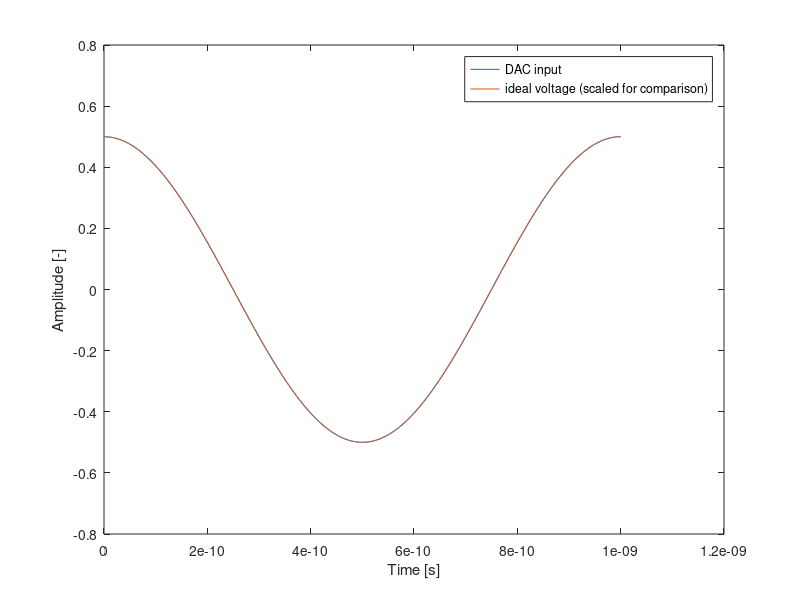
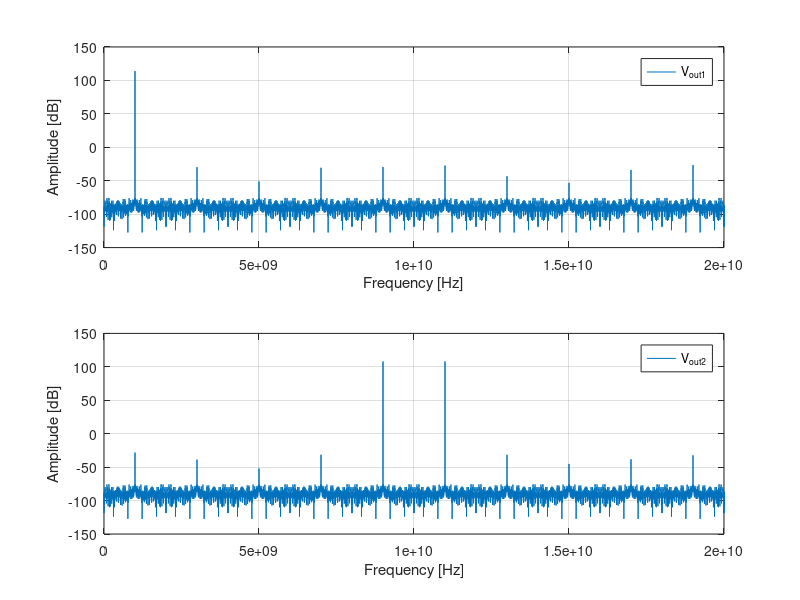

Write MATLAB code to recreate these figures, in order. (Note: this script raises an error after producing the figures.)
% Cleanup
clear all;
close all;
clc;

clear;
close all;

% Set the Larmor frequencies of the qubits (3 qubits)
f0 = [11e9, 12e9, 13e9];

% Set the Rabi frequencies
fR = [1e6, 1e6, 1e6];

%define microwave frequency
fosc=10e9; %[Hz]


%number of bits of the DAC
N=20;

%sample frequency of the DAC
fsample=1000e9;

% define input signal
% input amplitude 
A=[10e-3 0 0]; %[V]
% input frequency 
fin=[1 2 3]*1e9; %[Hz]
% inout phases
ph_in=[0 0 0]; %[rad]

% total simulation time. It is computed as the time needed for a pi
% rotation for Q1
T=1/fR(1)/2; %[s]
% simulation time step
dt=1e-12; %[s]
% define time vector
t=dt:dt:T; %[s]


% input signal
in=A(1)*cos(2*pi*fin(1)*t+ph_in(1))+...
    A(2)*cos(2*pi*fin(2)*t+ph_in(2))+...
    A(3)*cos(2*pi*fin(2)*t+ph_in(3)); %[V]

%sampling the input signal
in_sampled=in(1:1/(fsample*dt):end);

%quantize the signal on N-bit
%first, scale the signal to fit in [0:2^N-1] range, then round it
Din=round((in_sampled-min(in))/(max(in)-min(in))*(2^N-1));

%DAC output range
DAC_or=1; %[V]
%DAC step
LSB=DAC_or/(2^N-1);
%define DAC array
DAC=LSB*[0 ones(1,2^N-1)];
output_levels=cumsum(DAC);

VDAC=output_levels(Din+1);

%add S/H
tmp=ones(1/(fsample*dt),1)*VDAC;
VoutDAC=tmp(:)'-DAC_or/2;
clear tmp

figure
plot(t(1:1000),VoutDAC(1:1000),t(1:1000),(in(1:1000)-min(in))/(max(in)-min(in))*DAC_or-DAC_or/2);
xlabel('Time [s]')
ylabel('Amplitude [-]')
legend('DAC input','ideal voltage (scaled for comparison)')

G1=4/sinc(fin(1)/fsample); %[-]

Vout1=G1*VoutDAC;

Vmix=Vout1.*cos(2*pi*t*fosc);

G2=1; %[-]

Vout2=G2*Vmix;


%compute fft
V2=abs(fft(Vout2));
V2dB=20*log10(V2); %[dB]
V1=abs(fft(Vout1)+1e-10);
V1dB=20*log10(V1); %[dB]
% FFT resolution
fres=1/T; %[Hz]
% maximum FFT frequency
fmax=1/dt; %[Hz]
% frequency vector
f=0:fres:(fmax-fres); %[Hz]

%% plot FFT
figure
subplot(2,1,1)
plot(f,V1dB)
xlabel('Frequency [Hz]')
ylabel('Amplitude [dB]')
legend('V_{out1}')
xlim([0 20]*1e9)
grid

subplot(2,1,2)
plot(f,V2dB)
hold off
xlabel('Frequency [Hz]')
ylabel('Amplitude [dB]')
legend('V_{out2}')
xlim([0 20]*1e9)
grid

%%
% Simulate and plot
[U, probabilities] = spine(fR, f0, dt, Vout2, 10);


% Compute fidelity of the operation on qubit 1
% Ideal transformation representing a pi-rotation around X
 Uideal = [0 1;
           1 0];
% Compute fidelity by comparing the actual transformation to the ideal one
F1 = fidelity(U(:, :, 1), Uideal);

% For the other 2 qubits, we would like to compare the actual transormation
% to the identity operation (I). However, any leakage form the driving
% signal is going to induce Z-rotations on the qubits. Such rotations can
% be easily cancelled by software, i.e. by not applying any extra
% electrical pulse. This correction is currently not implemented in this
% code to make it easier for the students. However, for the simple case in
% which the qubits ar einitialized in |0>, the fidelity on idel qubits can
% be simply computed by measuring the qubit along Z. This measurmenet is
% insensitive with respect to rotazion around Z.
F2=probabilities(3,end,2);
F3=probabilities(3,end,3);


disp(['Fidelity of qubit 1: ' num2str(F1*100) '%']);
disp(['Fidelity of qubit 2: ' num2str(F2*100) '%']);
disp(['Fidelity of qubit 3: ' num2str(F3*100) '%']);